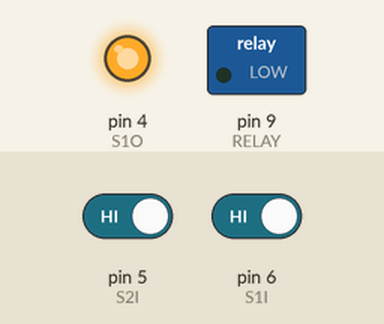
The program below on a simulated Arduino Uno, built with avr-gcc and run on an emulated ATmega328P. Parts: switched loads named in the program (green lamp = pin HIGH), output pins drawn as LEDs (lit = HIGH). The inputs (shaded band) are chosen by the test bench; at power-on: pin 5 (S2I) HIGH, pin 6 (S1I) HIGH. Pins used as bus, display or sensor lines are not drawn.

Above: at 1.2 s.
1.3 s: pin 5 (S2I) driven LOW
At 3.0 s:
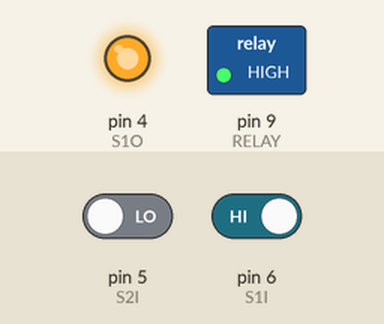
3.3 s: pin 5 (S2I) driven HIGH and pin 6 (S1I) driven LOW
At 3.7 s:
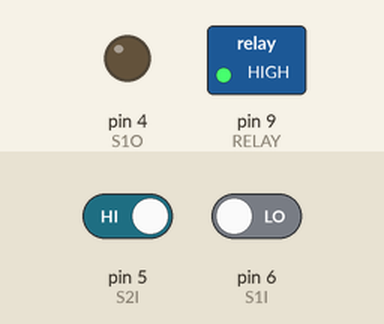
At 4.5 s:
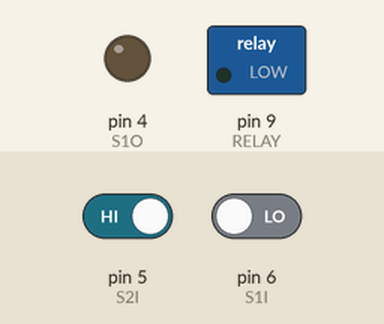
Timing chart, 0 to 6.3 s (numbered marks = the images above; inputs shaded):
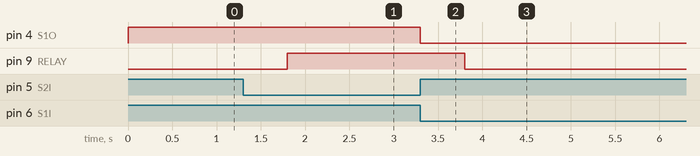

Measured:
- after the input at 1.3 s, pin 9 (RELAY): LOW → HIGH after 0.50 s
- after the input at 3.3 s, pin 4 (S1O): HIGH → LOW at once; pin 9 (RELAY): HIGH → LOW after 0.50 s

The program:

main.cpp
```cpp
#include <Arduino.h>
#include <FreqMeasure.h>

#define TX 1
#define RX 0
#define S1I 6
#define S2I 5
#define S1O 4
#define S2O 3
#define RELAY 9

//s1, mode=0, UART : s2, mode=1, FREQ
struct state_
{
  bool enabled = true;
  uint8_t mode = -1;
};

struct state_ state;

double sum = 0;
int count = 0;
long currentTime = 0;

void initSwitch()
{
  pinMode(RELAY, OUTPUT);
  pinMode(S1I, INPUT);
  pinMode(S2I, INPUT);
}
void initLed()
{
  pinMode(S1O, OUTPUT);
  pinMode(S2O, OUTPUT);
  digitalWrite(S2O, HIGH);
  digitalWrite(S1O, HIGH);
}

void setup()
{
  initSwitch();
  initLed();
}

void sendPulse()
{
   pinMode(RX, OUTPUT);
   digitalWrite(RX, LOW);
   delay(500);
   digitalWrite(RX, HIGH);
}

void initFreq()
{
  sendPulse();
  Serial.begin(9600);
  digitalWrite(RELAY, HIGH);
  sum = 0;
  count = 0;
  currentTime = millis();
  FreqMeasure.begin();
}

void initUART()
{
  sendPulse();
  Serial.end();
  FreqMeasure.end();
  digitalWrite(RELAY, LOW);
  pinMode(TX, INPUT);
  pinMode(RX, INPUT);
}

void freqLoop()
{
  if(FreqMeasure.available())
  {
    sum += FreqMeasure.read();
    count++;
    if(count > 50)
    {
      if(millis() - currentTime > 100)
      {
        float frequency = FreqMeasure.countToFrequency(sum / count);
        Serial.println(frequency);
        sum = 0;
        count = 0;
        currentTime = millis();
      }
    }
  }
}

void loop() {

  /*  Button stuff  */
  if (!digitalRead(S1I)) //Button normally high
  {

    if (state.mode == 0) //Ignore any button press if it's already activated
    {
        return;
    }

    state.enabled = false;
    state.mode = 0;
    digitalWrite(S1O, LOW);
    digitalWrite(S2O, HIGH);
  }

  if (!digitalRead(S2I)) //Button normally high
  {

    if (state.mode == 1) //Ignore any button press if it's already activated
    {
      return;
    }

    state.enabled = false;
    state.mode = 1;
    digitalWrite(S2O, LOW);
    digitalWrite(S1O, HIGH);
  }
  /*  Button stuff  */

  if (!state.enabled) //If mode change, do init functions
  {

    switch(state.mode)
    {
     case 0:
        initUART();
        break;
     case 1:
        initFreq();
        break;
    }

    state.enabled = true;
  }

  if(state.mode) // Check for frequency measurements if in that mode;
  {
    freqLoop();
  }

}
```
